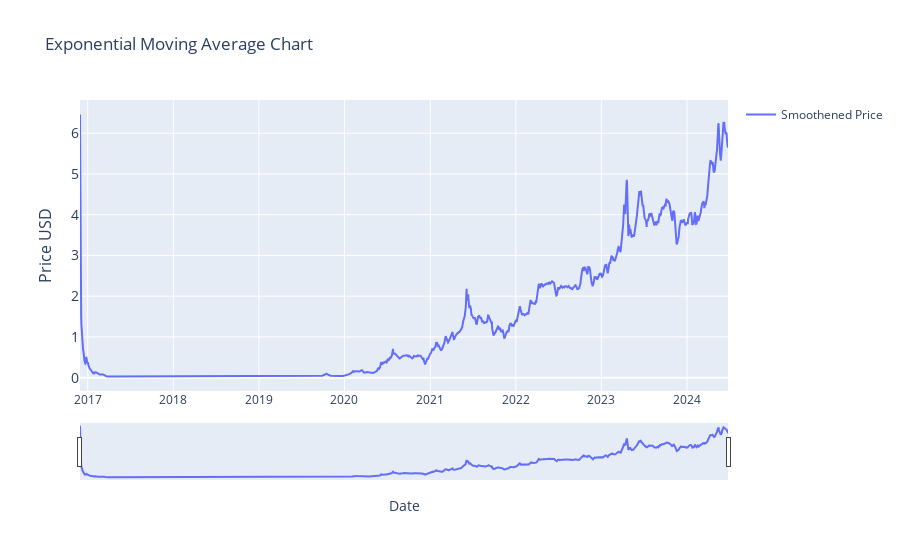

The cell this chart's notebook holds for it:
### Markdown cell above
### Exponential Moving Average

### Code cell
# Exponential Moving Average (EMA)  
 # | Part of Moving Averages (2) block

import plotly.graph_objects as go
import pandas as pd
from ipywidgets import interact, DatePicker
import numpy as np

# renames current item to df
df = current_item

# change span = to change smoothing factor/span for average.
df['smoothened_price'] = df['price_usd'].ewm(span=2, adjust=False).mean()
# Function to update the graph based on the selected date range
def update_graph(start_date, end_date):
    # Filtering the data based on the date range
    mask = (df.index >= pd.to_datetime(start_date)) & (df.index <= pd.to_datetime(end_date))
    filtered_data = df.loc[mask]

    # Creating the plot
    fig = go.Figure()
    fig.add_trace(go.Scatter(x=filtered_data.index, y=filtered_data['smoothened_price'], mode='lines', name='Smoothened Price'))

    # Formatting
    fig.update_layout(
        title='Exponential Moving Average Chart',
        xaxis_title='Date',
        yaxis_title='Price USD',
        yaxis=dict(
            title='Price USD',
            titlefont_size=16,
            tickfont_size=14,
        ),
        xaxis=dict(  # Added lines for range slider
            rangeslider=dict(
                visible=True
            ),
            type="date"
        ),
        showlegend=True

        )
    
    fig.show()

# Creating interactive widgets for date selection
start_date_picker = DatePicker(description='Start Date', value=current_item.index[0], disabled=False)
end_date_picker = DatePicker(description='End Date', value=current_item.index[-1], disabled=False)

# Display the interactive widget
interact(update_graph, start_date=start_date_picker, end_date=end_date_picker)

### Figure 1 — Plotly figure (JSON) as saved in the notebook; plotly's stock layout.template omitted (floating-point values rounded to 4 significant figures; data arrays with more than 128 entries replaced by an {"elided": "..."} marker saying what was removed)
{"data": [{"mode": "lines", "name": "Smoothened Price", "type": "scatter", "x": {"elided": "2765 str values"}, "y": {"elided": "2765 float values"}}], "layout": {"showlegend": true, "title": {"text": "Exponential Moving Average Chart"}, "xaxis": {"rangeslider": {"visible": true}, "title": {"text": "Date"}, "type": "date"}, "yaxis": {"tickfont": {"size": 14}, "title": {"font": {"size": 16}, "text": "Price USD"}}}}
